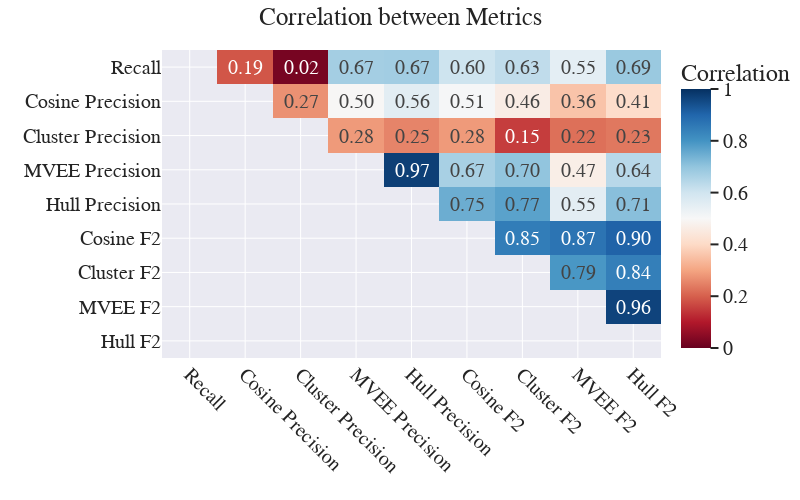

The notebook cell this image was saved under:
### Code cell
corr = plt_df[
    [
        "Recall",
        "Cosine Precision",
        "Cluster Precision",
        "MVEE Precision",
        "Hull Precision",
        "Cosine F2",
        "Cluster F2",
        "MVEE F2",
        "Hull F2",
    ]
].corr()
masked_corr = corr.mask(np.tril(np.ones(corr.shape)).astype(bool))
fig = px.imshow(
    masked_corr,
    title="Correlation between Metrics",
    labels=dict(x="Metric", y="Topic", color="Correlation"),
    aspect="auto",
    text_auto=".2f",
    color_continuous_scale="RdBu",
    zmin=0,
    zmax=1,
)

fig.update_layout(
    margin={
        "t": 50,
        "b": 0,
        "r": 0,
        "l": 0,
    },
    **PLOT_CONFIGS,
)
fig.update_layout(
    yaxis_tickfont_size=20,
    xaxis_tickfont_size=20,
    coloraxis_colorbar=dict(title="Correlation", tickfont_size=20),
)
fig.update_traces(textfont_size=20)
fig.show()
# fig.write_image("LitQEval-report/pics/metrics_correlation.pdf", width=1100)

### Figure 1 — Plotly figure (JSON) as saved in the notebook; plotly's stock layout.template omitted (floating-point values rounded to 4 significant figures)
{"data": [{"coloraxis": "coloraxis", "hovertemplate": "Metric: %{x}<br>Topic: %{y}<br>Correlation: %{z}<extra></extra>", "name": "0", "textfont": {"size": 20}, "texttemplate": "%{z:.2f}", "type": "heatmap", "x": ["Recall", "Cosine Precision", "Cluster Precision", "MVEE Precision", "Hull Precision", "Cosine F2", "Cluster F2", "MVEE F2", "Hull F2"], "xaxis": "x", "y": ["Recall", "Cosine Precision", "Cluster Precision", "MVEE Precision", "Hull Precision", "Cosine F2", "Cluster F2", "MVEE F2", "Hull F2"], "yaxis": "y", "z": [[null, 0.1857, 0.02098, 0.6713, 0.6738, 0.6043, 0.6267, 0.55, 0.6869], [null, null, 0.2716, 0.4962, 0.5562, 0.5051, 0.4618, 0.356, 0.4078], [null, null, null, 0.2844, 0.2523, 0.2843, 0.152, 0.2233, 0.2341], [null, null, null, null, 0.9723, 0.6656, 0.7001, 0.4673, 0.6402], [null, null, null, null, null, 0.748, 0.7705, 0.5535, 0.7118], [null, null, null, null, null, null, 0.8496, 0.869, 0.9049], [null, null, null, null, null, null, null, 0.7921, 0.8448], [null, null, null, null, null, null, null, null, 0.9641], [null, null, null, null, null, null, null, null, null]]}], "layout": {"coloraxis": {"cmax": 1, "cmin": 0, "colorbar": {"tickfont": {"size": 20}, "title": {"text": "Correlation"}}, "colorscale": [[0, "rgb(103,0,31)"], [0.1, "rgb(178,24,43)"], [0.2, "rgb(214,96,77)"], [0.3, "rgb(244,165,130)"], [0.4, "rgb(253,219,199)"], [0.5, "rgb(247,247,247)"], [0.6, "rgb(209,229,240)"], [0.7, "rgb(146,197,222)"], [0.8, "rgb(67,147,195)"], [0.9, "rgb(33,102,172)"], [1, "rgb(5,48,97)"]]}, "font": {"family": "Modern Computer"}, "height": 500, "legend": {"font": {"size": 20}, "orientation": "h", "title": {"text": ""}, "x": 0.5, "xanchor": "center", "y": -0.6, "yanchor": "bottom"}, "margin": {"b": 0, "l": 0, "r": 0, "t": 50}, "showlegend": true, "title": {"font": {"family": "Modern Computer", "size": 25}, "text": "Correlation between Metrics", "x": 0.5}, "width": 800, "xaxis": {"anchor": "y", "domain": [0, 1], "tickangle": 45, "tickfont": {"size": 20}, "title": {"font": {"size": 12}, "text": ""}}, "yaxis": {"anchor": "x", "autorange": "reversed", "domain": [0, 1], "tickfont": {"size": 20}, "title": {"font": {"size": 12}, "text": ""}}}}
